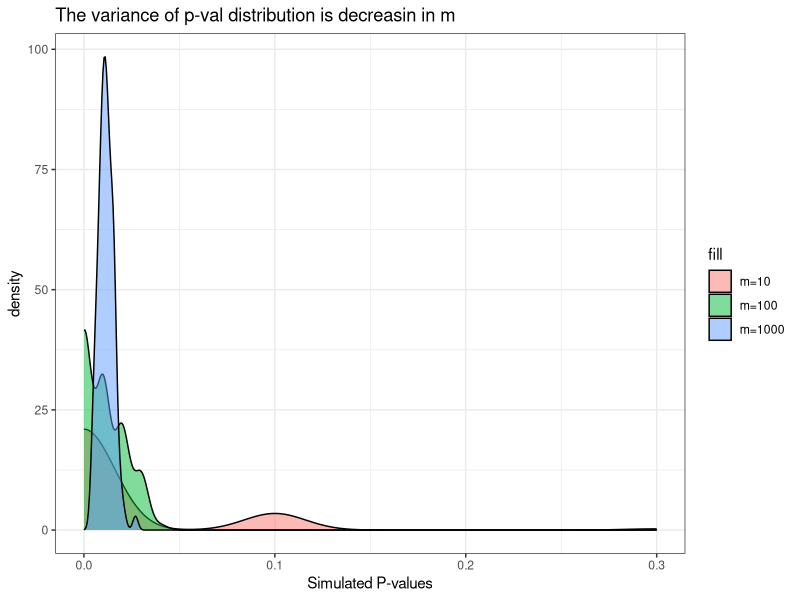

This figure's R source: (Note: this script raises an error after producing the figure.)
#' ---
#' title: "POL211 TA Session 2"
#' author: "Gento Kato"
#' date: "October 11, 2018"
#' ---

setwd(dirname(rstudioapi::getActiveDocumentContext()$path))
rm(list = ls()) # Remove all objects from workspace.

#' # Submitting R Code
#' 
#' If you have problems including R codes within HW documents, submit the 
#' **raw R code file (with .R extension)** directly to my E-mail address.
#' 
#' * **NO** PDFs, Microsoft Words, Text files, etc...
#' * Include **your name** in the file name. 
#' * **Only** include codes relevant to the homework.
#' * Make sure to run codes by yourself. Include results 
#' in the main texts (codes are supplemental to your results).
#' 
#'
#' # HW 1 Simulations
#' 
#' ## Q4b

# Probability Space
samplespace <- c(1,-1) # Sample Space
probmeasure <- c(0.5,0.5) # Prbability Measure

n <- 100 # N of coin flips in each simulation
m <- 1000 # N of simulation

# Simulation
set.seed(458789) # make the result replicable
simres <- replicate(m,replicate(n, sample(samplespace, 1, prob = probmeasure)))

over10 <- sum(abs(colSums(simres))>=10) # N of One Player winning > $10
over10

pval <- over10/m # Pr that One Player wins $10 or more by chance
pval

#' ## Q7
#'
#' ### Using For Loop
#' 
#' VERY basic of the simulation. Intuitive, but **SLOW**.

# Identifier for which month the given day falls into
month <- c(rep(1, 31), rep(2, 29), rep(3, 31), rep(4, 30), rep(5, 31), rep(6, 30), 
           rep(7, 31), rep(8, 31), rep(9, 30), rep(10, 31), rep(11, 30), rep(12, 31))
table(month)
# * Shorter way
month <- sort(rep(1:12,31)[-c(2,4,6,9,11,14)])
table(month)

m <- 1000        # number of simulation runs
success <- rep(NA, m) # create empty vector for success count

set.seed(78990009) # make the simulation replicable 

#start of for loop
for(j in 1:m){
  dayrank <- sample(x = 366)
  #randomly permute the days of the year. 
  #The new order corresponds to the hypothetical lottery ranking. 
  gstar <- rep(NA, 12) # empty vector for monthly av. ranking
  for (i in 1:12){
    gstar[i] <- mean(dayrank[month==i])
    #Calculate the average monthly ranking 
  }
  ystar <- sum(abs(gstar - 183.5))
  # sum of abs diff bw gstar and E(monthly av)=183.5
  success[j] <- ystar >= 272.5
  # count as success if ystar >= 272.5
}
#end of for loop

# Calculate P-value
pval <- sum(success)/m
pval

#' 
#' ### What is discussed in Office Hours Yesterday...
#' 

# Identifier of Month
month <- rep(1:12, c(31,29,31,30,31,30,31,31,30,31,30,31))
month

# Set N of Simulation Runs
m <- 1000

# Draw Ranking of Days m times
set.seed(569)
dayrank <- replicate(m,sample(c(1:366)))
dim(dayrank)

# Monthly Average Rankings
gstar <- apply(dayrank, 2, function(k) tapply (k, month, mean))
dim(gstar)
    
# Sum of Abs. Deviation from 183.5
ystar <- colSums(abs(gstar-183.5))
length(ystar)

# Success Rate (P-value)
pval2 <- sum(ystar >= 272.5)/m
pval2


#' 
#' ### Even Shorter (in one line)...
#' 

## First version
m <- 1000 # Set number of simulation runs
set.seed(78990009) # make the simulation replicable (use the same seed as 1st one)
pval3 <-  mean(replicate(m,sum(abs(tapply(sample(366),
                                          sort(rep(1:12,31)[-c(2,4,6,9,11,14)]),
                                          mean)-183.5))>=272.5))
pval3

pval3 == pval # The same p-value as the previous simulation

## Second version
m <- 1000 # Set number of simulation runs
set.seed(569) # make the simulation replicable
pval4 <- sum(colSums(abs(apply(replicate(m,sample(c(1:366))), 2, 
                      function(k) tapply (k, month, mean))-183.5)) >= 272.5)/m
pval4

pval4 == pval2 # The same p-value as the previous simulation


#' 
#' ## The Law of large numbers
#' 
#' Conduct Meta simulations with m=10, m=100, m=1000, 
#' each for 100 times.
#' 

n <- 100
m10simu <- replicate(n, mean(replicate(10,sum(abs(tapply(sample(366),
                                sort(rep(1:12,31)[-c(2,4,6,9,11,14)]),
                                mean)-183.5))>=272.5)))
m100simu <- replicate(n, mean(replicate(100,sum(abs(tapply(sample(366),
                                sort(rep(1:12,31)[-c(2,4,6,9,11,14)]),
                                mean)-183.5))>=272.5)))
m1000simu <- replicate(n, mean(replicate(1000,sum(abs(tapply(sample(366),
                                sort(rep(1:12,31)[-c(2,4,6,9,11,14)]),
                                mean)-183.5))>=272.5)))

d <- data.frame(m10 = m10simu,
                m100 = m100simu,
                m1000 = m1000simu)

library(ggplot2)
p <- ggplot(data=d) + 
  geom_density(aes(m10,fill="m=10"),alpha=0.5) +
  geom_density(aes(m100,fill="m=100"),alpha=0.5) +
  geom_density(aes(m1000,fill="m=1000"),alpha=0.5) +
  theme_bw() + xlab("Simulated P-values") + 
  ggtitle("The variance of p-val distribution is decreasin in m")
p 

#+ include=FALSE 
## Render PDF Document 

#+ eval=FALSE, echo=FALSE
rmarkdown::render("TA_session_20181018.R","pdf_document")
